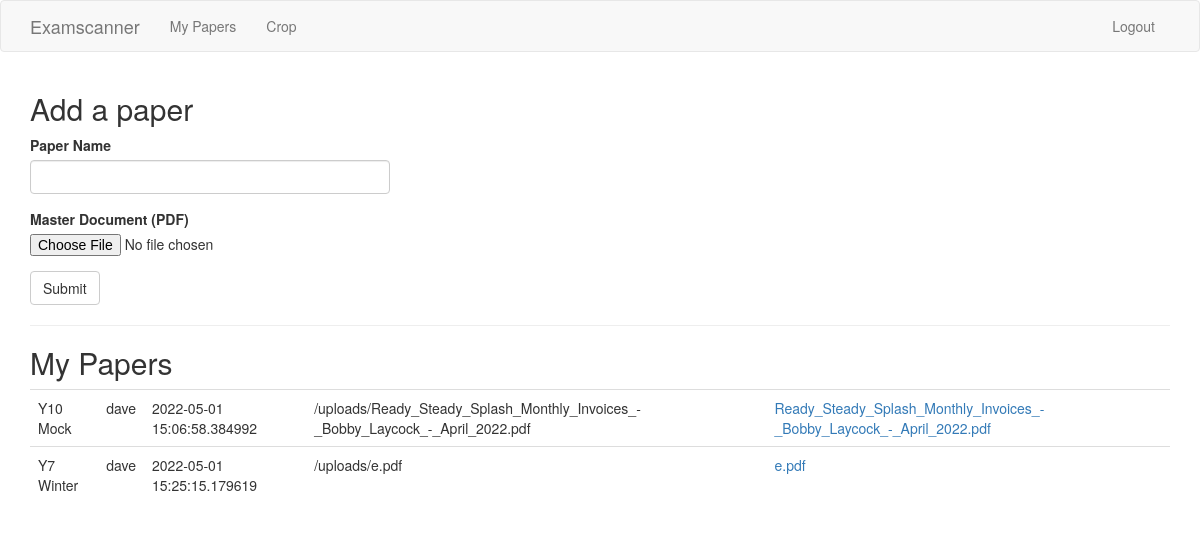
Screenshot of /user/dave (signed in) with the database file from the repository.
### app/models.py (models this page shows, shortened)
class Paper(db.Model):
    id = db.Column(db.Integer, primary_key=True)
    paper_name = db.Column(db.String(140))
    filename = db.Column(db.String(300))
    created_time = db.Column(db.DateTime, index=True, default=datetime.utcnow)
    user_id = db.Column(db.Integer, db.ForeignKey('user.id'))

class User(UserMixin, db.Model):
    id = db.Column(db.Integer, primary_key=True)
    username = db.Column(db.String(64), index=True, unique=True)
    email = db.Column(db.String(120), index=True, unique=True)
    password_hash = db.Column(db.String(128))
    papers = db.relationship('Paper', backref='author', lazy='dynamic')

### app/routes.py (the view, shortened to what this page needs)
@app.route('/user/<username>', methods=['GET', 'POST'])
@login_required
def user(username):
    user = User.query.filter_by(username=username).first_or_404()
    papers=user.papers.all()
    form = PaperForm()
    return render_template('user.html', user=user, form=form, papers=papers)

### app/forms.py
class PaperForm(FlaskForm):
    paper = StringField('Paper Name', validators=[DataRequired(), Length(min=1, max=140)])
    file = FileField('Master Document (PDF)', validators=[FileRequired(), FileAllowed(['pdf'], 'PDF Document only!')])
    submit = SubmitField('Submit')

### app/models.py (called while the page is built)
@login.user_loader
def load_user(id):
    return User.query.get(int(id))

### app/templates/user.html
{% extends "base.html" %}
{% import 'bootstrap/wtf.html' as wtf %}
{% block app_content %}
<h2>Add a paper</h2>
<div class="row">
    <div class="col-md-4">
        {{ wtf.quick_form(form) }}
    </div>
</div>
<hr>
<h2>My Papers</h2>
<table class="table">
    {% for paper in papers %}
    <tr valign="top">
        <td>{{ paper.paper_name }}</td>
        <td>{{ paper.author.username }}</td>
        <td>{{ paper.created_time }}</td>
        <td>{{ url_for('upload', filename=paper.filename) }}</td>
        <td><a href="{{ url_for('upload', filename=paper.filename) }}">{{ paper.filename }}</a></td>
    </tr>
    {% endfor %}
</table>
{% endblock %}

### rows the page displays
Paper: paper_name "Y10 Mock", author.username "dave", created_time "2022-05-01 15:06:58.384992", filename "/uploads/Ready_Steady_Splash_Monthly_Invoices_-_Bobby_Laycock_-_April_2022.pdf", filename "Ready_Steady_Splash_Monthly_Invoices_-_Bobby_Laycock_-_April_2022.pdf"
Paper: paper_name "Y7 Winter", author.username "dave", created_time "2022-05-01 15:25:15.179619", filename "/uploads/e.pdf", filename "e.pdf"
